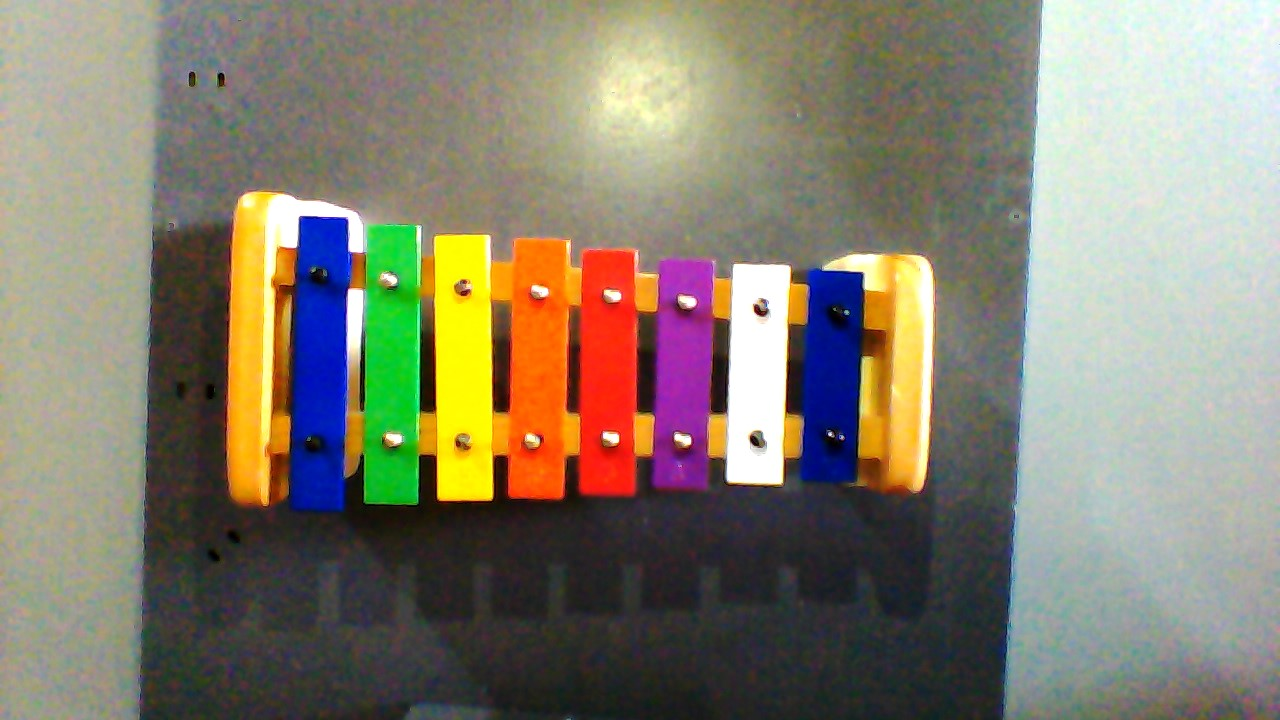
#> input picture computervision/EwanCV/Xylophone.jpeg, 1280 x 720 px, given in place of the camera
$ python getSides.py
#> lines starting #> are read from the running program, lines starting #| are printed output that depends on the picture; after the words box and inside, x2 and y2 are one past the last pixel; in counts of white or black regions, pixels touching at a corner belong together
import numpy as np
import cv2

from computervision import Grid
from computervision.CenterPoint import CenterPoint

cap = cv2.VideoCapture(1)
bready = False
b2ready = False
DONE = False
list = []
boundarycenterleft = None
boundarycenterright = None

def run():
    print(" RUNNING Getssides")

    global DONE, bready, b2ready, list, boundarycenterleft, boundarycenterright
    while(DONE == False):
        ret, frame = cap.read()
#> frame is the input picture: shape (720, 1280, 3); mean B, G, R 111.9, 128.6, 134.3

        width = int(cap.get(3))
        height = int(cap.get(4))

        hsv = cv2.cvtColor(frame, cv2.COLOR_BGR2HSV)
#> hsv: shape (720, 1280, 3); mean H, S, V 59.2, 71.7, 146.7
        cv2.imshow('hsv', hsv)
        blur = cv2.GaussianBlur(frame, (23, 23), 0)
        edges = cv2.Canny(blur, 100, 200)
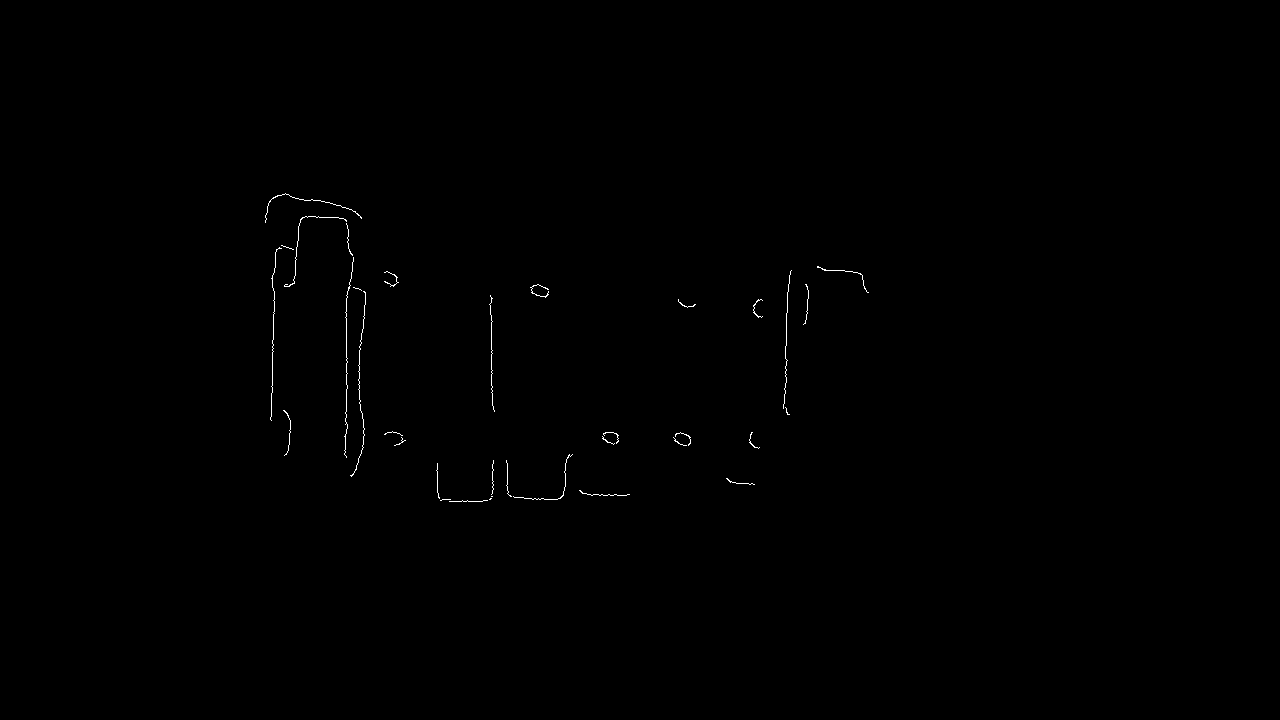
#> edges: shape (720, 1280); 0.22% white in thin lines or dots, all inside (x1, y1, x2, y2) = (265, 193, 869, 502)
        #cv2.imshow('Edges', edges)

        lower_black = np.array([0, 0, 0])
        upper_black = np.array([50, 50, 50])

        mask = cv2.inRange(hsv, lower_black, upper_black)
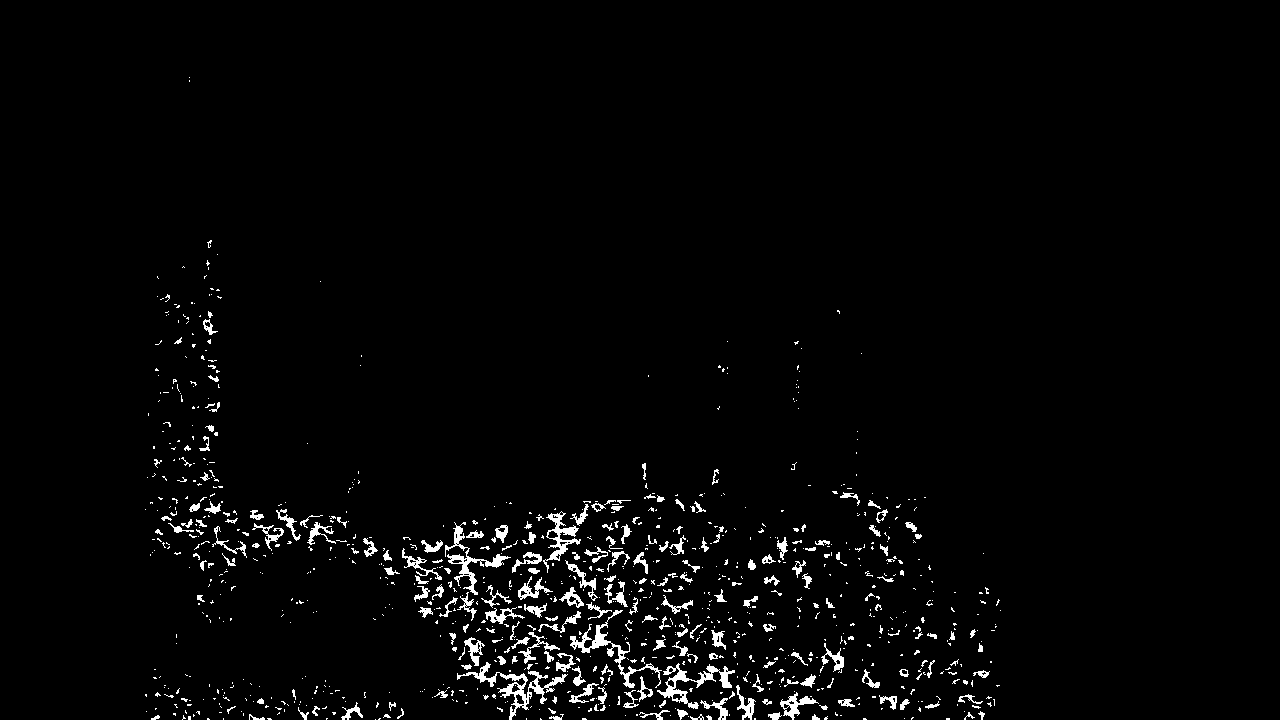
#> mask: shape (720, 1280); 2.4% white; 970 white regions (760 under 20 px), largest, box (x1, y1, x2, y2) and area: (457, 662, 568, 720) 1152, (570, 610, 662, 688) 926, (657, 663, 735, 709) 893
        kernel = np.ones((2, 2), np.uint8)
        erode = cv2.morphologyEx(mask, cv2.MORPH_ERODE, kernel)
#> erode: shape (720, 1280); 1.1% white in thin lines or dots, all inside (x1, y1, x2, y2) = (146, 241, 999, 720)
        kernel = np.ones((3, 3), np.uint8)
        dilatemask = cv2.dilate(erode, kernel, iterations=1)
#> dilatemask: shape (720, 1280); 2.9% white; 550 white regions (260 under 20 px), largest, box (x1, y1, x2, y2) and area: (547, 501, 592, 562) 900, (447, 554, 509, 596) 736, (570, 624, 629, 664) 710
        kernel = np.ones((4, 4), np.uint8)
        dilatemask = cv2.morphologyEx(dilatemask, cv2.MORPH_CLOSE, kernel)
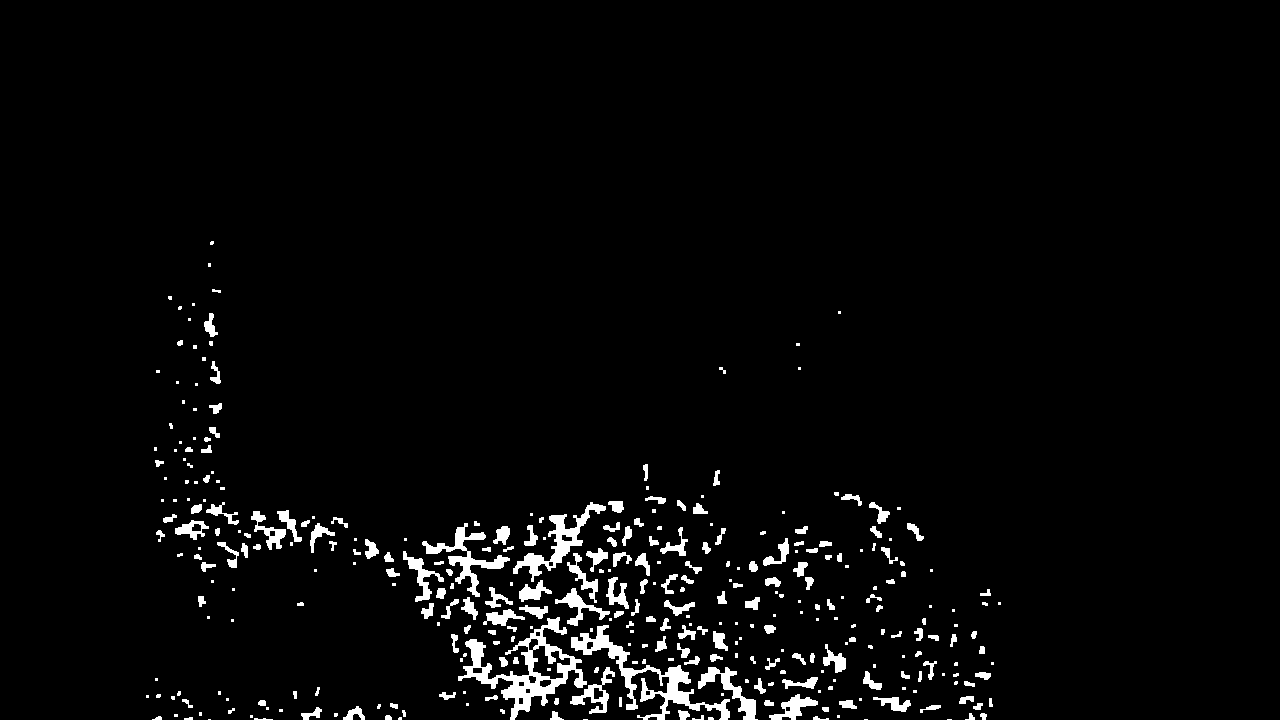
#> dilatemask: shape (720, 1280); 3.2% white; 344 white regions (148 under 20 px)


        resb = cv2.bitwise_and(frame, frame, mask=dilatemask)
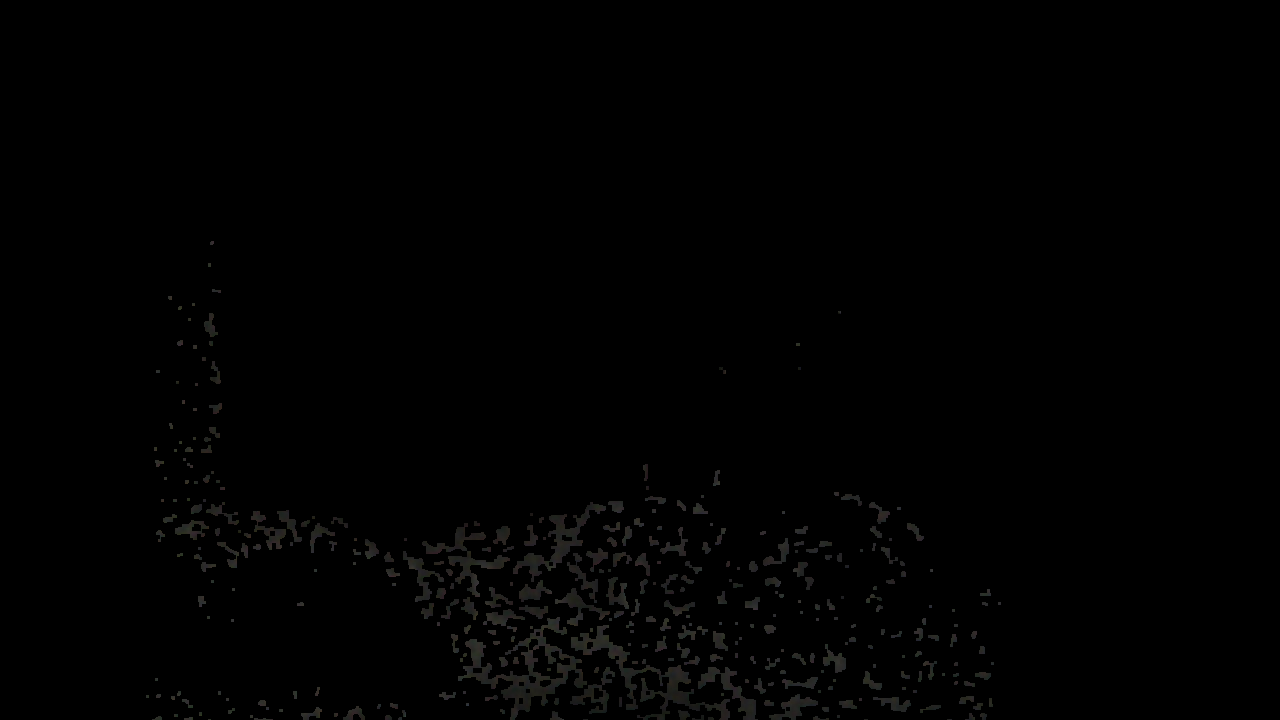
#> resb: shape (720, 1280, 3); mean B, G, R 1.2, 1.3, 1.3
        #cv2.imshow('black', resb)
        resb2 = cv2.bitwise_and(edges, edges, mask=dilatemask)
#> resb2: shape (720, 1280); every value is 0

        mask = dilatemask
        cv2.imshow('blackmask', mask)
        cv2.waitKey(1000)

        blackcnts = cv2.findContours(mask.copy(),
                                     cv2.RETR_EXTERNAL,
                                     cv2.CHAIN_APPROX_SIMPLE)[-2]
#> blackcnts = 343 contours, 186 with area under 20; largest, box (x1, y1, x2, y2) and area: (458, 617, 587, 720) 3958, (571, 625, 730, 720) 2390, (513, 502, 606, 582) 1418, (422, 523, 510, 597) 1153, (698, 667, 758, 720) 736
        if len(blackcnts) > 0:
            black_area = max(blackcnts, key=cv2.contourArea)
#> black_area = contour of 333 points, box (x1, y1, x2, y2) (458, 617, 587, 720), area 3958
            (xg, yg, wg, hg) = cv2.boundingRect(black_area)
#> xg = 458; yg = 617; wg = 129; hg = 103
            print("first key hg: ", hg)
#| first key hg:  103
            print("first key wg: ", wg)
#| first key wg:  129
            if  125 > hg > 100 and 25 > wg > 10:
                bready = True
                blackx = xg
                blacky = yg
                blackh = hg
                blackw = wg
                blackcx = int(blackx + (blackw / 2))
                blackcy = int(blacky + (blackh / 2))
                print('done')

    #SECOND HALF!!!!!!!!!!!!!!!!!!!!!!!!!!!!!!!!!!!!!!!!!!!!!!!!!!!!!!!!!!!!!!!!!!
        if bready:
            offset = blackx + 390
        else:
            offset = 450
        crop = frame[0:380, offset:640]
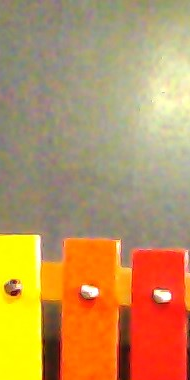
#> crop: shape (380, 190, 3); mean B, G, R 91.4, 145.7, 189.4
        #crop = frame[0:height, int(width/2):width] #640
        cv2.imshow('crop', crop)

        hsv = cv2.cvtColor(crop, cv2.COLOR_BGR2HSV)
#> hsv: shape (380, 190, 3); mean H, S, V 22.8, 115.5, 190.1
        blur = cv2.GaussianBlur(crop, (9, 9), 0)
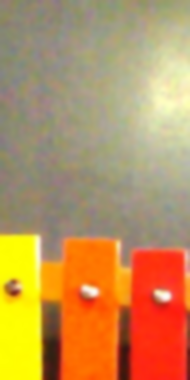
#> blur: shape (380, 190, 3); mean B, G, R 91.4, 145.7, 189.5
        edges = cv2.Canny(blur, 100, 200)
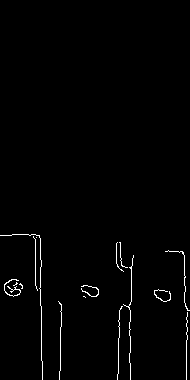
#> edges: shape (380, 190); 1.3% white in thin lines or dots, all inside (x1, y1, x2, y2) = (0, 234, 190, 380)

        #lower_black = np.array([0, 0, 0])
        #upper_black = np.array([50, 50, 50])

        erode = cv2.inRange(hsv, lower_black, upper_black)
#> erode: shape (380, 190); every value is 0
        kernel = np.ones((2, 2), np.uint8)
        #erode = cv2.morphologyEx(mask, cv2.MORPH_ERODE, kernel)
        kernel = np.ones((3, 3), np.uint8)
        dilatemask = cv2.dilate(erode, kernel, iterations=1)
        kernel = np.ones((4, 4), np.uint8)
        dilatemask = cv2.morphologyEx(dilatemask, cv2.MORPH_CLOSE, kernel)

        mask = dilatemask
        cv2.imshow('blackmask2', mask)

        blackcnts = cv2.findContours(mask.copy(),
                                     cv2.RETR_EXTERNAL,
                                     cv2.CHAIN_APPROX_SIMPLE)[-2]
#> blackcnts = []
        if len(blackcnts) > 0:
            black_area2 = max(blackcnts, key=cv2.contourArea)
            (xg, yg, wg, hg) = cv2.boundingRect(black_area2)
            #cv2.rectangle(frame, (xg+offset, yg), (xg +offset+ wg, yg + hg), (0, 0, 255), 2)
            print("second key hg: ", hg)
            print("second key wg: ", wg)
            if 125 > hg > 100 and 25 > wg > 10:
                b2ready = True
                black2x = xg + offset
                black2y = yg
                black2h = hg
                black2w = wg
                black2cx = int(black2x + (black2w / 2))
                black2cy = int(black2y + (black2h / 2))
                print('done2')

        #dimensions = frame.shape
        #print(dimensions)


        if bready:
            cv2.rectangle(frame, (blackx, blacky), (blackx + blackw, blacky + blackh), (0, 0, 255), 2)
            #cv2.drawContours(frame, black_area, -1, (0, 255, 255), 1, 8)
            cv2.circle(frame, (blackcx, blackcy), 1, (0, 0, 255), 3)
            boundarycenterleft = (blackcx, blackcy)
        if b2ready:
            cv2.rectangle(frame, (black2x, black2y), (black2x + black2w, black2y + black2h), (0, 0, 255), 2)
            #cv2.drawContours(frame, black_area2, -1, (0, 255, 255), 1, 8)
            cv2.circle(frame, (black2cx, black2cy), 1, (0, 0, 255), 3)
            boundarycenterright = (black2cx, black2cy)
        if b2ready and bready:
            lineThickness = 2
            cv2.line(frame, (blackcx, blackcy), (black2cx, black2cy), (0, 255, 0), lineThickness)
            cv2.circle(frame, (int(blackcx + (1 / 9) * (black2cx - blackcx)), int((blackcy + (1 / 9) * (black2cy - blackcy)))), 1,(0, 0, 255), 3)
            cv2.circle(frame, (int(blackcx + (2 / 9)*(black2cx-blackcx)), int((blackcy + (2/9)*(black2cy-blackcy)))), 1, (0, 0, 255), 3)
            cv2.circle(frame, (int(blackcx + (3 / 9)*(black2cx-blackcx)), int((blackcy + (3/9)*(black2cy-blackcy)))), 1, (0, 0, 255), 3)
            cv2.circle(frame, (int(blackcx + (4 / 9)*(black2cx-blackcx)), int((blackcy + (4/9)*(black2cy-blackcy)))), 1, (0, 0, 255), 3)
            cv2.circle(frame, (int(blackcx + (5 / 9)*(black2cx-blackcx)), int((blackcy + (5/9)*(black2cy-blackcy)))), 1, (0, 0, 255), 3)
            cv2.circle(frame, (int(blackcx + (6 / 9)*(black2cx-blackcx)), int((blackcy + (6/9)*(black2cy-blackcy)))), 1, (0, 0, 255), 3)
            cv2.circle(frame, (int(blackcx + (7 / 9)*(black2cx-blackcx)), int((blackcy + (7/9)*(black2cy-blackcy)))), 1, (0, 0, 255), 3)
            cv2.circle(frame, (int(blackcx + (8 / 9)*(black2cx-blackcx)), int((blackcy + (8/9)*(black2cy-blackcy)))), 1, (0, 0, 255), 3)
            print(" List Found")
            createList(blackcx, black2cx, blackcy, black2cy)

            cv2.imwrite('Xylobot\centerpoints.jpg', frame)
            print('Printed')


            DONE = True


        cv2.imshow('frame', frame)

        k = cv2.waitKey(5) & 0xFF
#> (key Esc is pressed here)
        if k == 27:
            break


    cap.release()
    cv2.destroyAllWindows()


def getList():
     return list

# [25 lines left out: function createList, not called in this run]

def getBoundaryMidpoints():
    global boundarycenterleft, boundarycenterright
    return boundarycenterleft, boundarycenterright

# [6 lines left out: function destroyWindows, not called in this run]

if __name__ == '__main__':
    run()

$ run again, on computervision/EwanCV/xy.jpg
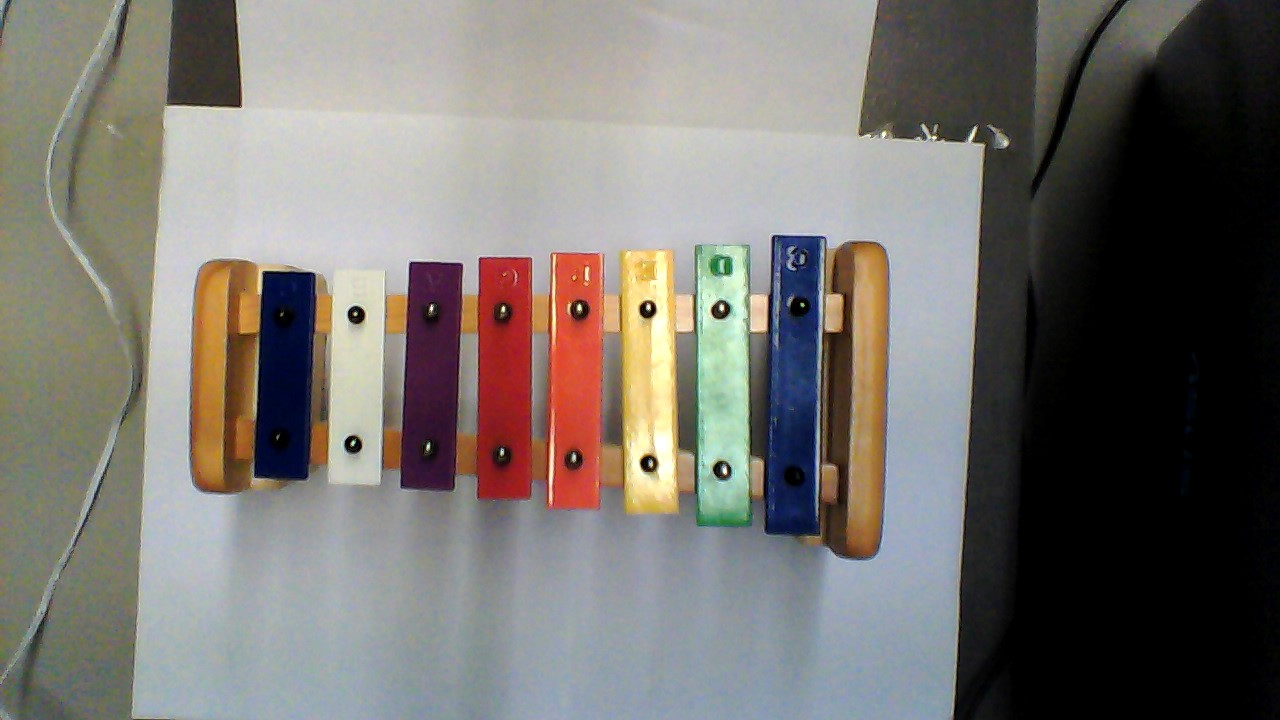
#> input picture computervision/EwanCV/xy.jpg, 1280 x 720 px, given in place of the camera
#> in run, frame is the input picture: shape (720, 1280, 3); mean B, G, R 110.6, 115.3, 118.9
#> mask: shape (720, 1280); 15.7% white; 496 white regions (420 under 20 px), largest, box (x1, y1, x2, y2) and area: (968, 70, 1280, 720) 136606, (1178, 24, 1236, 93) 781, (1225, 22, 1276, 56) 564
#> in run, `dilatemask = cv2.morphologyEx(dilatemask, cv2.MORPH_CLOSE, kernel)`:
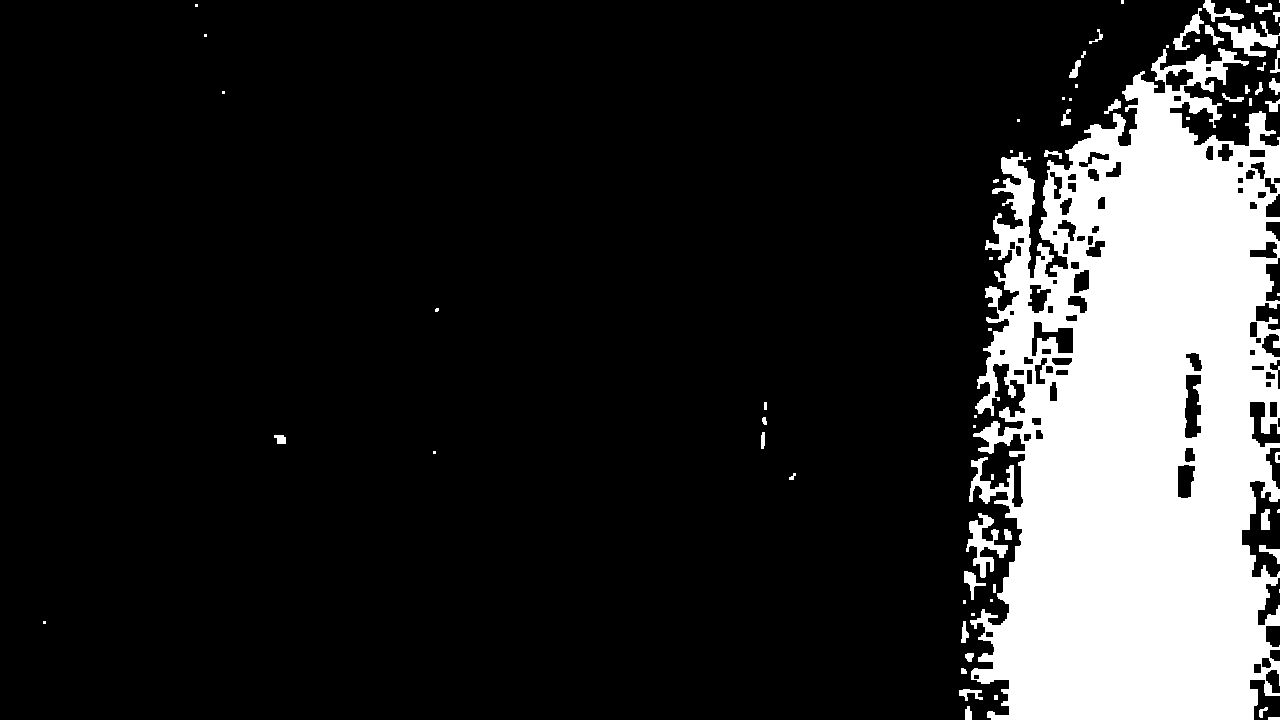
#> dilatemask: shape (720, 1280); 16.9% white; 72 white regions (30 under 20 px)
#> resb2: shape (720, 1280); every value is 0
#> in run, `blackcnts = cv2.findContours(mask.copy(), cv2.RETR_EXTERNAL, cv2.CHAIN..`: blackcnts = 72 contours, 38 with area under 20; largest, box (x1, y1, x2, y2) and area: (969, 48, 1280, 720) 154731, (966, 513, 1008, 578) 864, (1218, 21, 1280, 57) 840, (1173, 8, 1204, 50) 298, (1203, 0, 1244, 22) 240
#> black_area = contour of 1985 points, box (x1, y1, x2, y2) (969, 48, 1280, 720), area 154731
#> xg = 969; yg = 48; wg = 311; hg = 672
#| first key hg:  672
#| first key wg:  311
#> in run, `edges = cv2.Canny(blur, 100, 200)`:
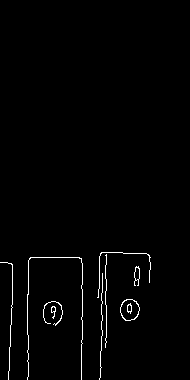
#> edges: shape (380, 190); 1.4% white in thin lines or dots, all inside (x1, y1, x2, y2) = (0, 252, 151, 380)
#> in run, `blackcnts = cv2.findContours(mask.copy(), cv2.RETR_EXTERNAL, cv2.CHAIN..`: blackcnts = []
